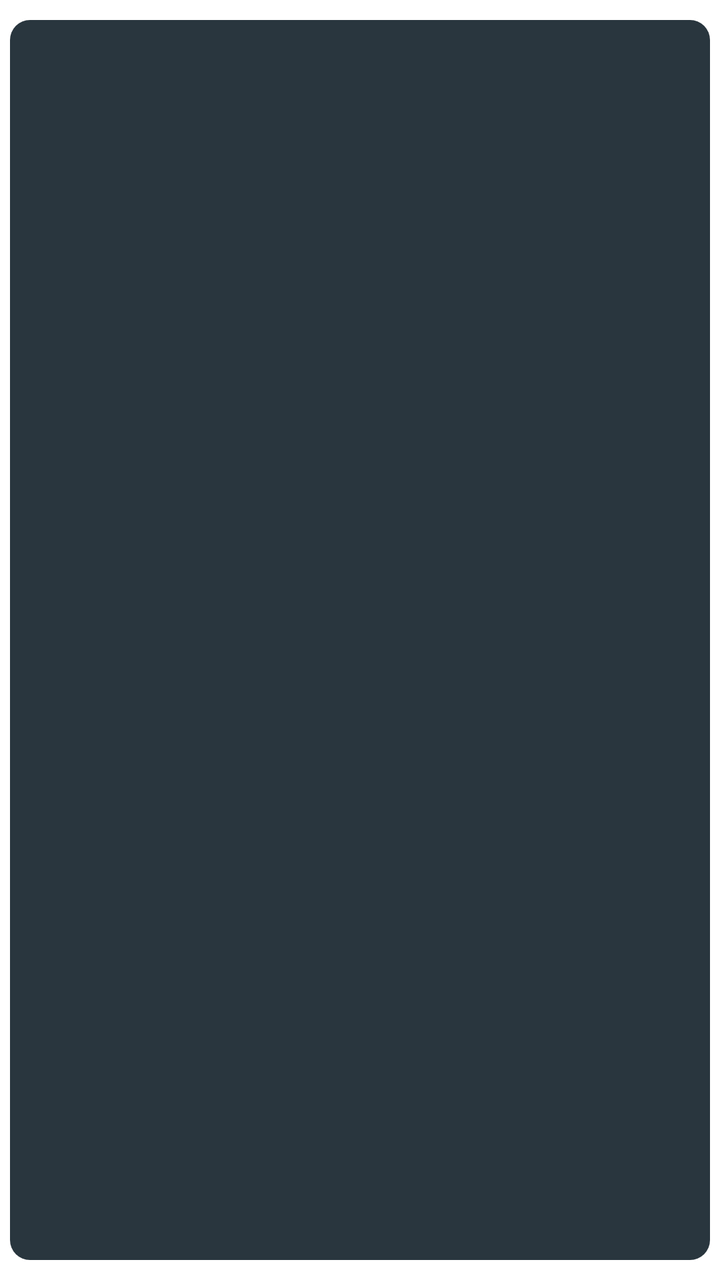
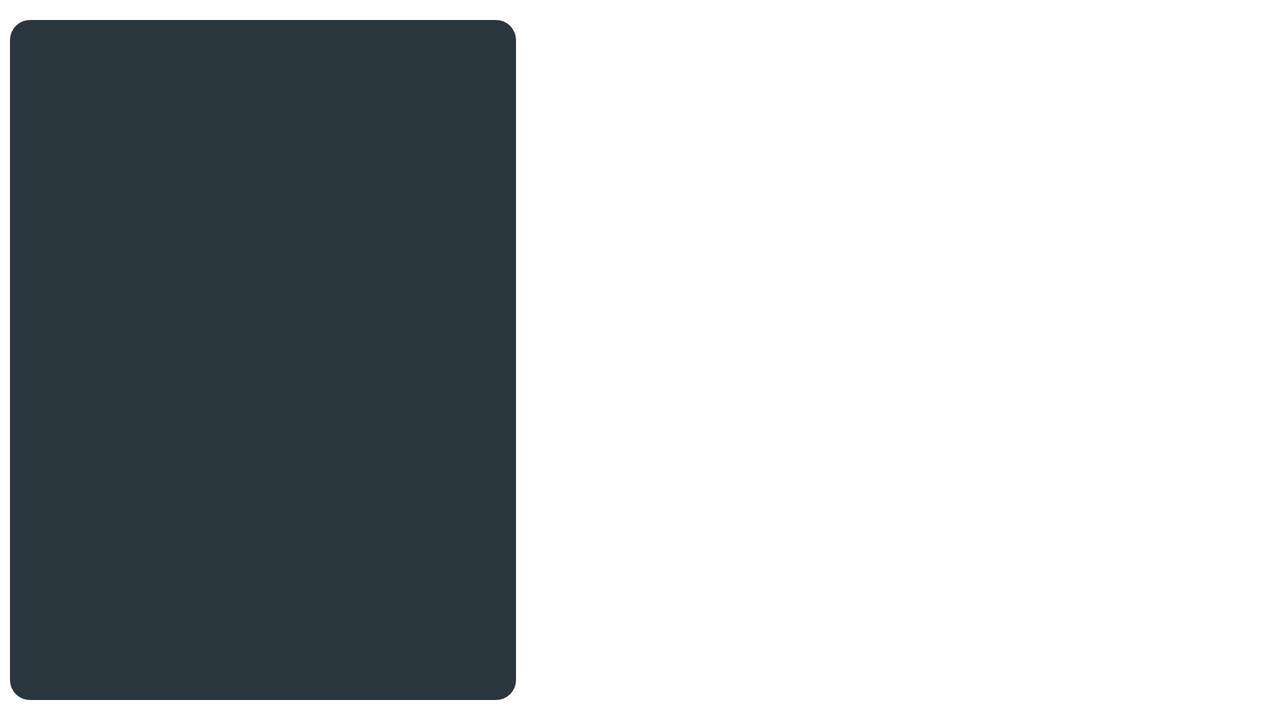

One screen, two layout resources from the same app: the default and the repository's alternative for another configuration. Each is rendered where Android would select it; the XML of both is given below.
<!-- AndroidManifest.xml: application theme Theme.JugDroid -->
<!-- res/layout/activity_partner.xml -->
<?xml version="1.0" encoding="utf-8"?>
<FrameLayout xmlns:android="http://schemas.android.com/apk/res/android"
	android:id="@+id/partners_list_frame" android:layout_width="match_parent"
	android:layout_height="match_parent" android:background="@drawable/listview_rounded_rect"
	android:layout_gravity="center_vertical|center_horizontal"
	android:paddingLeft="2dip" android:paddingRight="2dip"
	android:paddingTop="12dip" android:paddingBottom="12dip"
	android:layout_marginLeft="5dip" android:layout_marginRight="5dip"
	android:layout_marginBottom="10dip" android:layout_marginTop="10dip">
</FrameLayout>
<!-- resources referenced by this layout -->
<resources>
  <!-- drawable listview_rounded_rect (drawable) -->
  <?xml version="1.0" encoding="utf-8"?>
  <shape xmlns:android="http://schemas.android.com/apk/res/android" android:shape="rectangle">
      <corners android:radius="@dimen/frag_rounding_radius" />
      <solid android:color="@color/black_gray" />    
  </shape>
  <style name="Theme.JugDroid" parent="Theme.Sherlock">
        <item name="selectableItemBackground">@drawable/ad_selectable_background</item>
        <item name="android:windowBackground">@color/medium_gray</item>  
        <item name="android:textColorLink">@color/white</item>  
        <item name="actionBarStyle">@style/Widget.JugDroid.ActionBar</item>
        <item name="actionBarTabStyle">@style/Widget.JugDroid.ActionBarTab</item>
      </style>
  <dimen name="frag_rounding_radius">10dp</dimen>
  <color name="black_gray">#29363e</color>
  <color name="medium_gray">#395261</color>
  <color name="white">#ffffff</color>
  <style name="Widget.JugDroid.ActionBar" parent="Widget.Sherlock.Light.ActionBar">
          <item name="android:background">#a92401</item>    
          <item name="titleTextStyle">@style/TitleTextStyle</item>
      </style>
  <style name="Widget.JugDroid.ActionBarTab" parent="Widget.Sherlock.Light.ActionBarView_TabView">
          <item name="android:background">@drawable/actionbar_tab_bg</item>
          <item name="android:paddingLeft">5dp</item>
          <item name="android:paddingRight">5dp</item>
      </style>
  <style name="TitleTextStyle">
        <item name="android:textColor">#FFFFFF</item>
        <item name="android:textSize">22dip</item>
        <item name="android:textStyle">bold</item>
  	</style>
  <!-- drawable actionbar_tab_bg (drawable) -->
  <?xml version="1.0" encoding="utf-8"?>
  <selector xmlns:android="http://schemas.android.com/apk/res/android">
  
      <item android:state_focused="false" android:state_selected="false" android:state_pressed="false" android:drawable="@drawable/ad_tab_unselected" />
      <item android:state_focused="false" android:state_selected="true"  android:state_pressed="false" android:drawable="@drawable/ad_tab_selected" />
      <item android:state_selected="false" android:state_pressed="true" android:drawable="@drawable/ad_tab_selected_pressed" />
      <item android:state_selected="true"  android:state_pressed="true" android:drawable="@drawable/ad_tab_selected_pressed" />
  
  </selector>
</resources>
<!-- res/layout-land/activity_partner.xml (the repository's variant of the layout above) -->
<!-- drawn on the phone turned sideways -->
<?xml version="1.0" encoding="utf-8"?>
<LinearLayout xmlns:android="http://schemas.android.com/apk/res/android"
	android:orientation="horizontal" android:layout_width="fill_parent"
	android:layout_height="fill_parent">
	<FrameLayout xmlns:android="http://schemas.android.com/apk/res/android"
		android:id="@+id/partners_list_frame" android:layout_height="match_parent"
		android:layout_weight="40" android:background="@drawable/listview_rounded_rect"
		android:paddingLeft="2dip" android:paddingRight="2dip"
		android:paddingTop="12dip" android:paddingBottom="12dip"
		android:layout_width="0px" android:layout_marginLeft="5dip"
		android:layout_marginRight="2dip" android:layout_marginBottom="10dip"
		android:layout_marginTop="10dip">
	</FrameLayout>
	<FrameLayout android:id="@+id/partner_detail_frame"
		android:layout_weight="60" android:layout_width="0px"
		android:layout_height="fill_parent" />
</LinearLayout>
